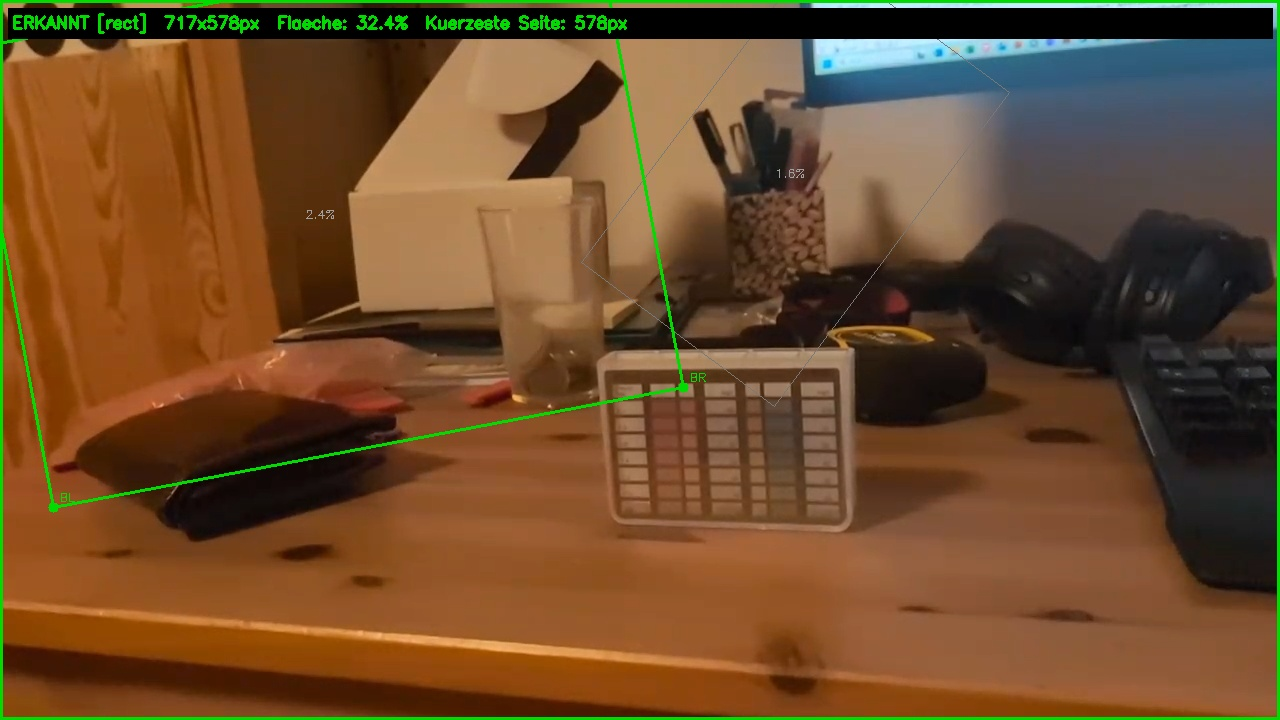
#> input picture detection_sample.jpg, 1280 x 720 px
$ python -i app03.py   (imports and definitions only)
#> lines starting #> are read from the running program, lines starting #| are printed output that depends on the picture; after the words box and inside, x2 and y2 are one past the last pixel; in counts of white or black regions, pixels touching at a corner belong together
#> further down, picture is the input picture: shape (720, 1280, 3); mean B, G, R 43.5, 76.4, 109.1
import cv2
import numpy as np
import json
from sklearn.linear_model import LinearRegression
from kivy.app import App
from kivy.uix.boxlayout import BoxLayout
from kivy.uix.gridlayout import GridLayout
from kivy.uix.image import Image
from kivy.uix.textinput import TextInput
from kivy.uix.button import Button
from kivy.uix.label import Label
from kivy.clock import Clock
from kivy.graphics.texture import Texture

# ---------------- Einstellungen ----------------
DEBUG = True
TEMPLATE_FILE = "template.jpg"
ROI_CONFIG_FILE = "template.json"

MIN_MATCH_COUNT = 50
MIN_INLIER_COUNT = 25
MIN_AREA = 500

# ---------------- Hilfsfunktionen ----------------
# [13 lines left out: function median_color_in_rect, not called in this run]

def opencv_lab_to_cie_lab(lab):
    L, a, b = lab
    return L * 100 / 255, a - 128, b - 128

# [70 lines left out: functions delta_e_ciede2000, fit_ph_curve, not called in this run]

def detect_rois(template_img, min_area=200, max_area=5000):
    """Automatische ROI-Erkennung via Konturen"""
#> called with min_area = 200, max_area = 5000
    gray = cv2.cvtColor(template_img, cv2.COLOR_BGR2GRAY)
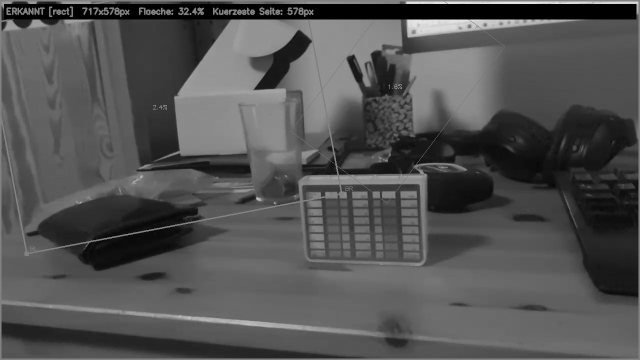
#> gray: shape (720, 1280) (shown at 1/2 size); min 0, max 232, mean 82.4
    blur = cv2.GaussianBlur(gray, (5, 5), 0)
    _, thresh = cv2.threshold(blur, 0, 255, cv2.THRESH_BINARY + cv2.THRESH_OTSU)
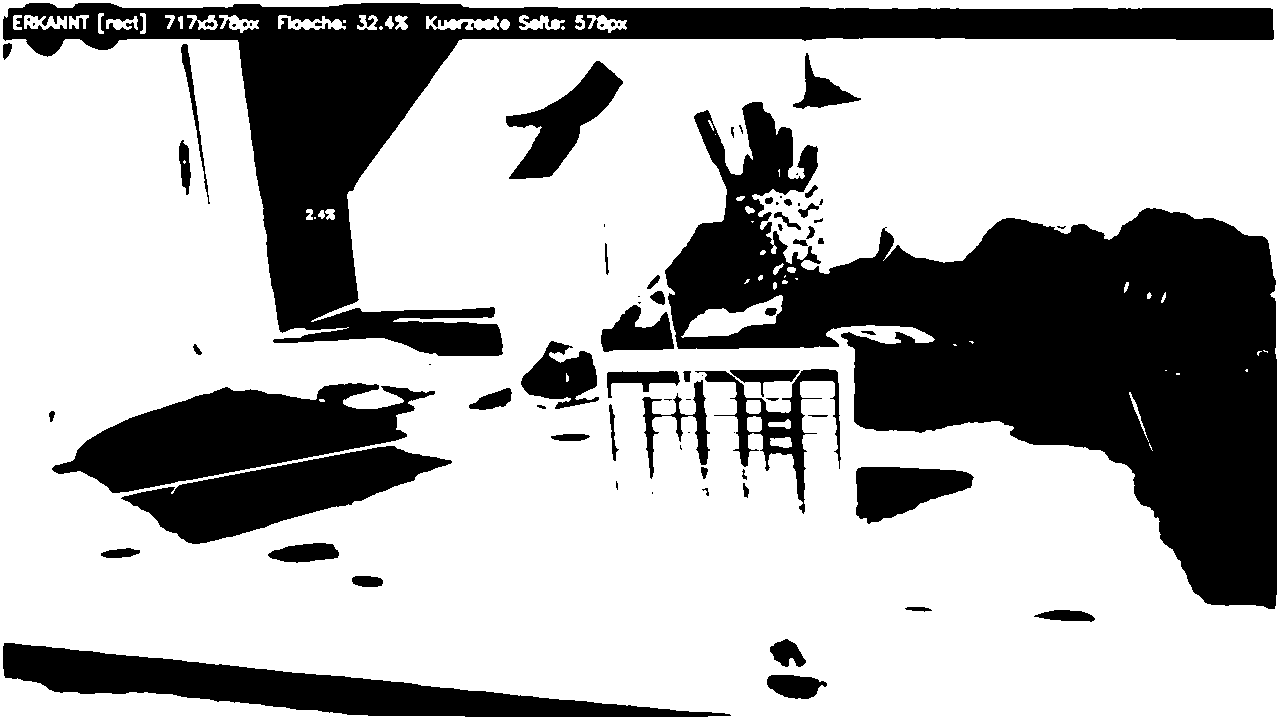
#> thresh: shape (720, 1280); 68.2% white; 83 black regions (28 under 20 px), largest, box (x1, y1, x2, y2) and area: (665, 102, 1277, 609) 127589, (3, 3, 1274, 356) 77677, (52, 383, 435, 493) 21791

    contours, _ = cv2.findContours(thresh, cv2.RETR_EXTERNAL, cv2.CHAIN_APPROX_SIMPLE)
#> contours = [[[0, 0], [0, 719], [1279, 719], [1279, 0]]]
    rois = []
    for cnt in contours:
        x, y, w, h = cv2.boundingRect(cnt)
        if min_area < w * h < max_area:
            rois.append((x, y, x + w, y + h))
#> this loop made 1 pass
#> (cnt, x, y, w, h) on pass 1: ([[0, 0], [0, 719], [1279, 719], [1279, 0]], 0, 0, 1280, 720)
#> after the loop, rois = []

    # sortieren: erst nach y (Zeilen), dann nach x (Spalten)
    rois = sorted(rois, key=lambda r: (r[1], r[0]))
    return rois

# ---------------- Template Editor ----------------
class TemplateEditor(BoxLayout):
    # [47 lines left out: functions __init__, update_view, finish, not called in this run]

# ---------------- Live-Modus ----------------
class LivePHApp(BoxLayout):
    # [31 lines left out: functions __init__, update, capture_template, not called in this run]

# ---------------- Main App ----------------
class MyApp(App):
    # [23 lines left out: functions build, open_template_editor, back_to_live, not called in this run]

# [2 lines not run here, left out]

>>> import cv2
>>> picture = cv2.imread('detection_sample.jpg')
>>> result = detect_rois(picture)
#> result = []

$ run again, on WIN_20250906_21_46_58_Pro.jpg
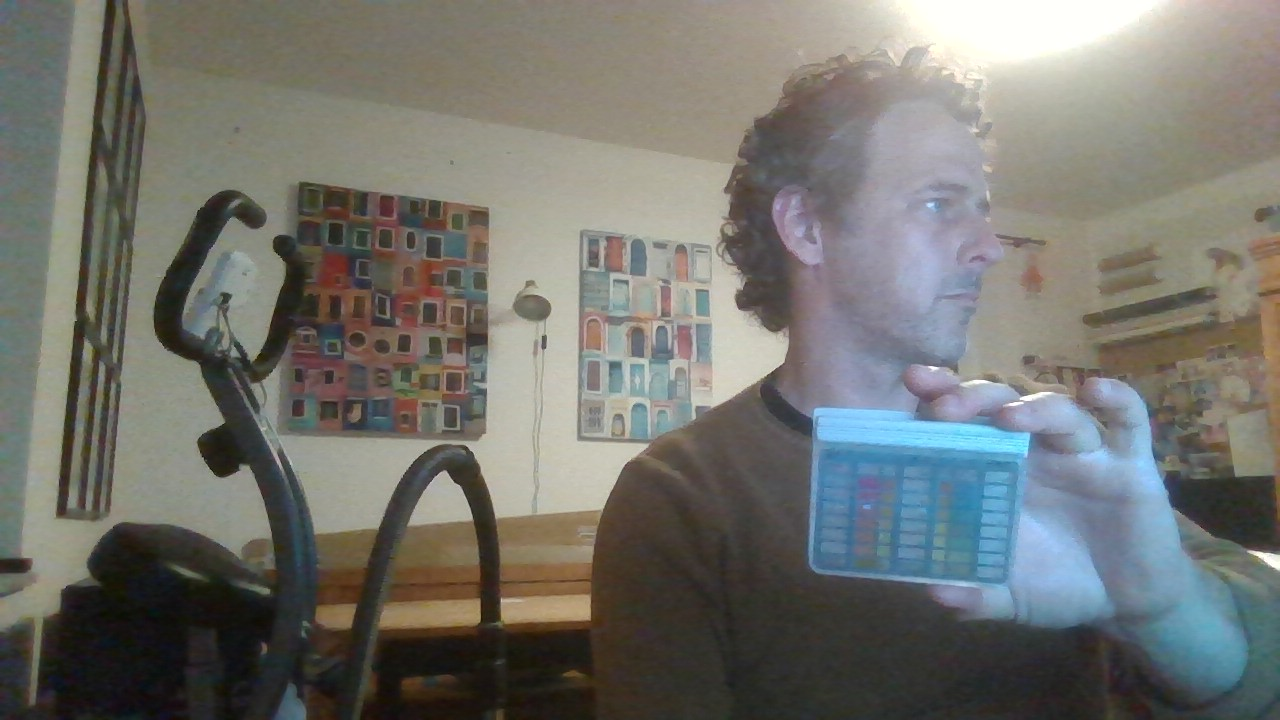
#> input picture WIN_20250906_21_46_58_Pro.jpg, 1280 x 720 px
#> picture is the input picture: shape (720, 1280, 3); mean B, G, R 110.7, 116, 115.6
#> in detect_rois, `gray = cv2.cvtColor(template_img, cv2.COLOR_BGR2GRAY)`:
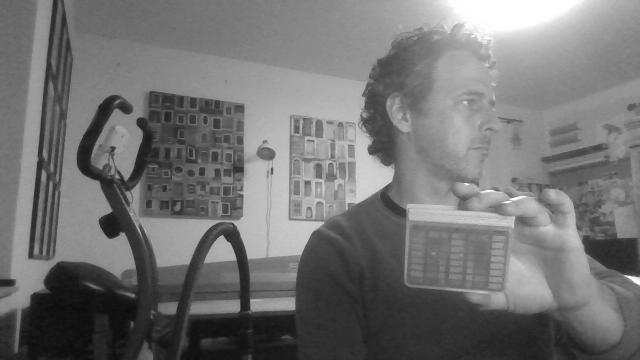
#> gray: shape (720, 1280) (shown at 1/2 size); min 9, max 255, mean 115.3
#> in detect_rois, `_, thresh = cv2.threshold(blur, 0, 255, cv2.THRESH_BINARY + cv2.THRESH..`:
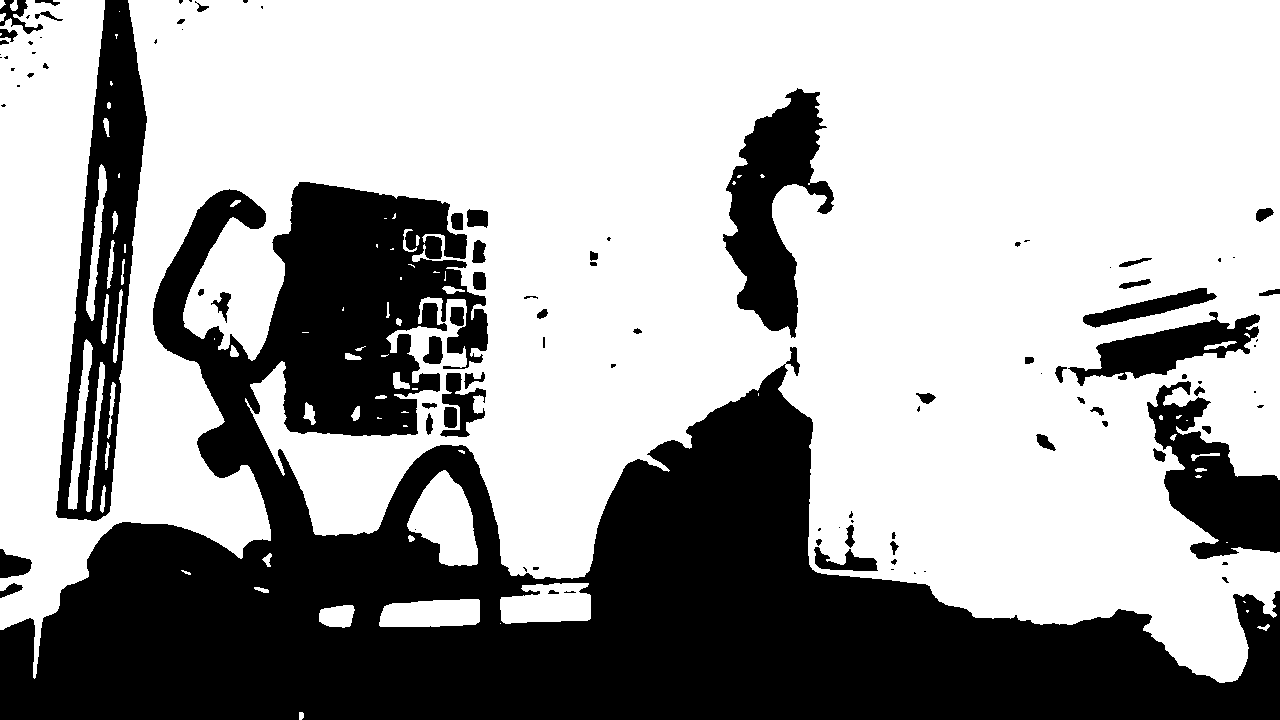
#> thresh: shape (720, 1280); 64.8% white; 101 black regions (41 under 20 px)
#> contours = 75 contours, 37 with area under 20; largest, box (x1, y1, x2, y2) and area: (0, 0, 1280, 683) 603672, (407, 470, 478, 566) 4087, (500, 583, 591, 624) 2896, (379, 599, 480, 627) 2366, (68, 339, 93, 510) 1220
#> the loop in detect_rois, `for cnt in contours:` made 75 passes
#> (x, y, w, h) on passes 1, 2, 3, 4, 5, 7, 8, 9: (299, 712, 5, 8), (1257, 624, 13, 7), (500, 623, 1, 1), (1246, 610, 3, 3), (319, 605, 36, 23), (379, 599, 101, 28), (254, 587, 15, 6), (500, 583, 91, 41)
#> after the loop in detect_rois, `for cnt in contours:`: rois = 14 items, first 6: (319, 605, 355, 628), (379, 599, 480, 627), (500, 583, 591, 624), (1191, 453, 1220, 461), (303, 402, 316, 425), (107, 382, 116, 439)
#> in detect_rois, `rois = sorted(rois, key=lambda r: (r[1], r[0]))`: rois = 14 items, first 6: (86, 164, 107, 321), (403, 229, 417, 252), (107, 240, 115, 289), (113, 289, 123, 363), (101, 294, 109, 344), (68, 339, 93, 510)
#> result has the same summary as rois in detect_rois

$ run again, on WIN_20250907_10_33_19_Pro.jpg
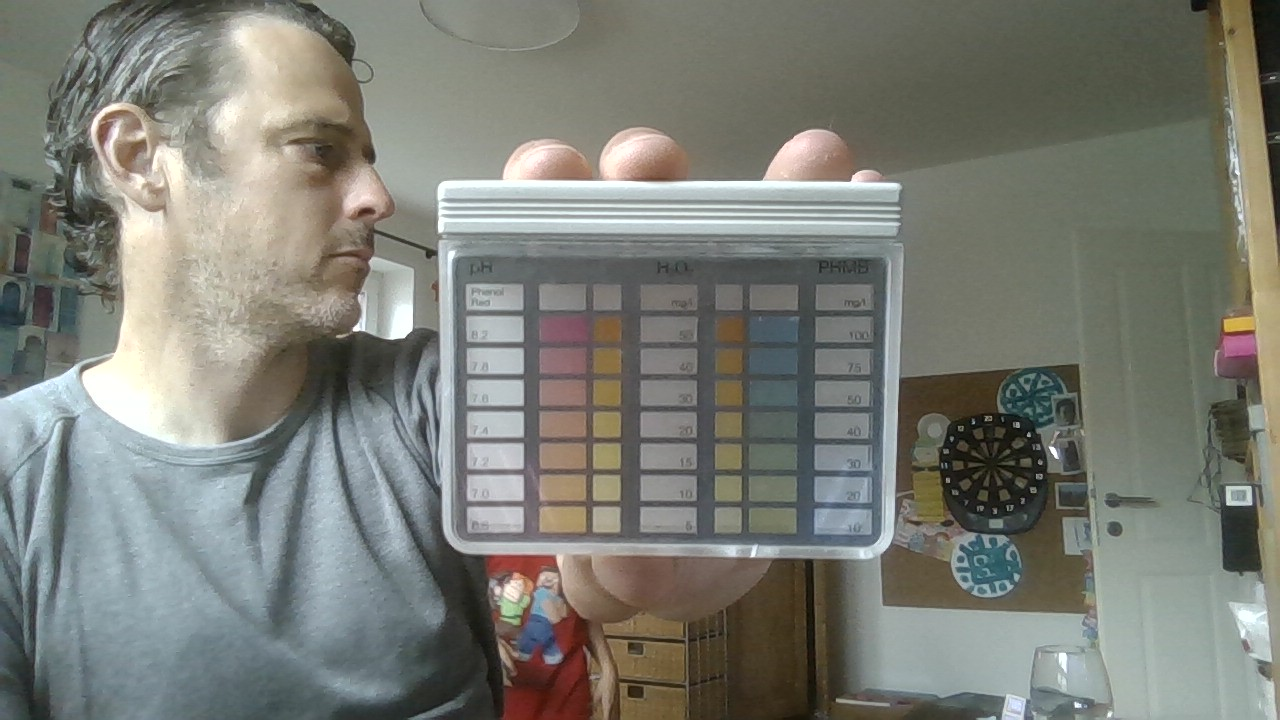
#> input picture WIN_20250907_10_33_19_Pro.jpg, 1280 x 720 px
#> picture is the input picture: shape (720, 1280, 3); mean B, G, R 117.8, 125.5, 123.6
#> in detect_rois, `gray = cv2.cvtColor(template_img, cv2.COLOR_BGR2GRAY)`:
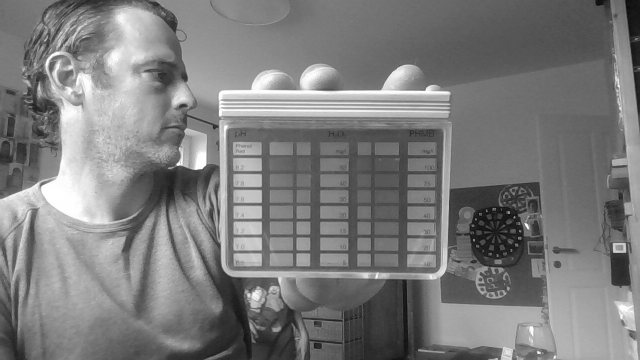
#> gray: shape (720, 1280) (shown at 1/2 size); min 2, max 255, mean 124.1
#> in detect_rois, `_, thresh = cv2.threshold(blur, 0, 255, cv2.THRESH_BINARY + cv2.THRESH..`:
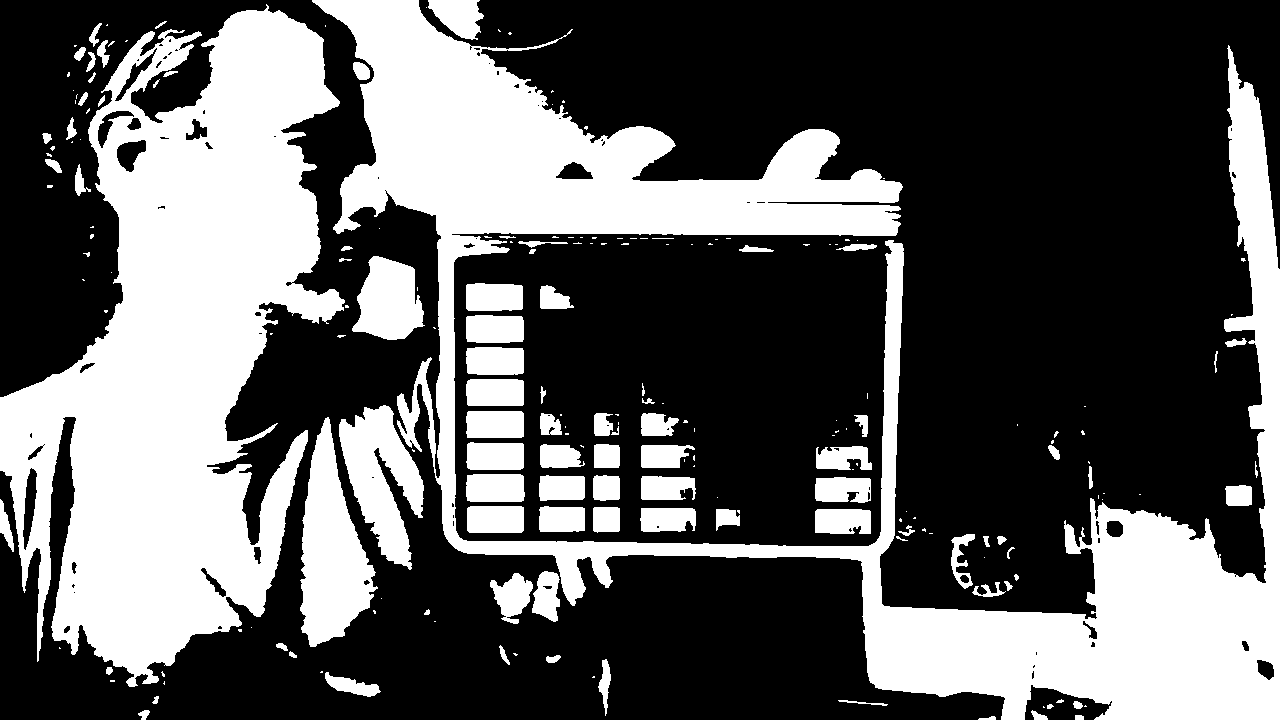
#> thresh: shape (720, 1280); 36.3% white; 206 white regions (112 under 20 px)
#> contours = 206 contours, 128 with area under 20; largest, box (x1, y1, x2, y2) and area: (312, 0, 1280, 720) 147214, (0, 4, 345, 687) 126615, (300, 417, 378, 647) 9665, (339, 405, 424, 570) 7068, (352, 256, 425, 340) 4110
#> the loop in detect_rois, `for cnt in contours:` made 206 passes
#> (x, y, w, h) on passes 1 to 3: (978, 716, 18, 4), (1075, 715, 9, 5), (1031, 710, 17, 10)
#> after the loop in detect_rois, `for cnt in contours:`: rois = 46 items, first 6: (838, 700, 888, 706), (325, 672, 381, 697), (598, 659, 611, 716), (499, 645, 510, 665), (972, 582, 1006, 597), (490, 573, 533, 624)
#> in detect_rois, `rois = sorted(rois, key=lambda r: (r[1], r[0]))`: rois = 46 items, first 6: (428, 0, 484, 40), (89, 23, 102, 47), (97, 40, 110, 68), (353, 62, 370, 80), (66, 117, 77, 140), (45, 159, 62, 173)
#> result has the same summary as rois in detect_rois
